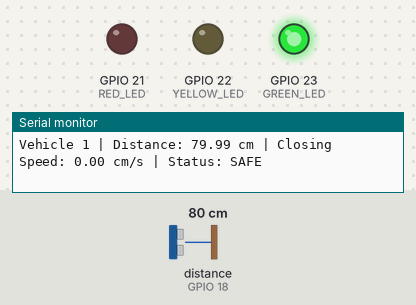
Recording of a sketch running on a simulated ESP32. Parts: output pins drawn as LEDs (lit = HIGH), the last lines printed to the serial monitor. Wiring (inferred from the names in the program): ultrasonic range finder: trigger GPIO 5; echo GPIO 18. The inputs (shaded band) are chosen by the test bench; at power-on: distance to the obstacle (sensor on GPIO 18) 80 cm. The echo pulse lasts 58.3 µs per cm; pins used as bus, display or sensor lines are not drawn.

Above: at 2.2 s.
2.3 s: distance to the obstacle (sensor on GPIO 18) set to 66 cm
At 2.55 s:
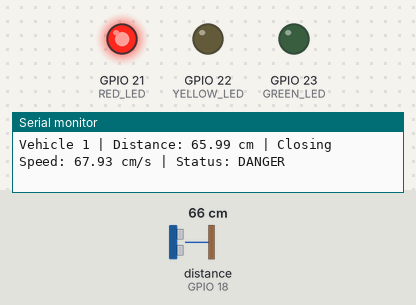
4.1 s: distance to the obstacle (sensor on GPIO 18) set to 56 cm
At 5.6 s:
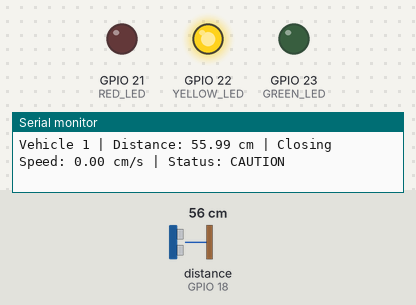
7.8 s: distance to the obstacle (sensor on GPIO 18) set to 34 cm
At 8.09 s:
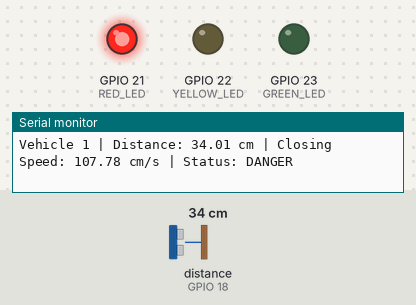
9.6 s: distance to the obstacle (sensor on GPIO 18) set to 29 cm
At 10.5 s:
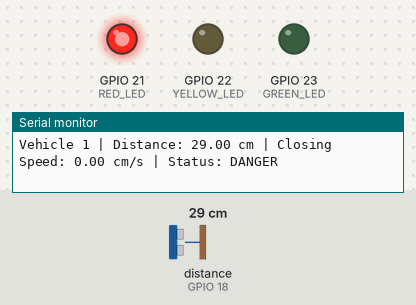
11.1 s: distance to the obstacle (sensor on GPIO 18) set to 35 cm
At 11.6 s:
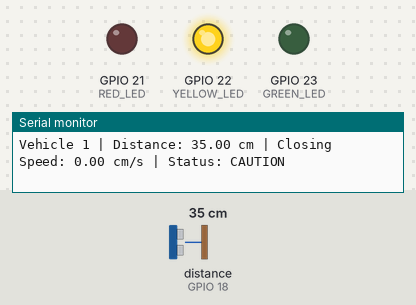
Timing chart, 0 to 13.7 s (numbered marks = the images above; inputs shaded):
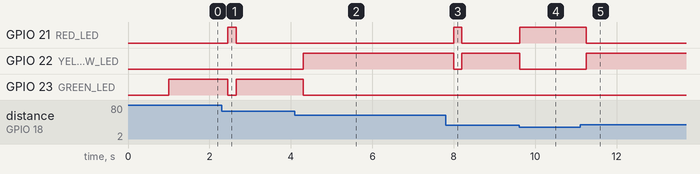

The sketch:

vehicle_id_1.ino
```cpp
#include <WiFi.h>
#include <esp_now.h>
#include <esp_wifi.h>

#define VEHICLE_ID 1

// HC-SR04
#define TRIG_PIN 5
#define ECHO_PIN 18

// LEDs
#define GREEN_LED 23
#define YELLOW_LED 22
#define RED_LED 21

// Data structure
struct VehicleData {
  int vehicleID;
  float distance;
};

VehicleData receivedData;

float previousDistance = 0;
unsigned long previousTime = 0;


// ---------------- LED CONTROL ----------------

void setLEDs(bool green, bool yellow, bool red) {
  digitalWrite(GREEN_LED, green);
  digitalWrite(YELLOW_LED, yellow);
  digitalWrite(RED_LED, red);
}


// ---------------- DISTANCE MEASUREMENT ----------------

float getDistance() {

  digitalWrite(TRIG_PIN, LOW);
  delayMicroseconds(2);

  digitalWrite(TRIG_PIN, HIGH);
  delayMicroseconds(10);

  digitalWrite(TRIG_PIN, LOW);

  long duration = pulseIn(ECHO_PIN, HIGH, 30000);

  if (duration == 0) {
    return 999;
  }

  float distance = duration * 0.0343 / 2.0;

  return distance;
}


// ---------------- ESP-NOW RECEIVE ----------------

void OnDataRecv(const esp_now_recv_info_t *info,
                const uint8_t *incomingData,
                int len) {

  if (len == sizeof(VehicleData)) {

    memcpy(&receivedData,
           incomingData,
           sizeof(receivedData));

    Serial.print("Vehicle ");
    Serial.print(receivedData.vehicleID);

    Serial.print(" Distance: ");

    Serial.print(receivedData.distance);

    Serial.println(" cm");
  }
}


// ---------------- SETUP ----------------

void setup() {

  Serial.begin(115200);

  delay(1000);

  // Sensor pins
  pinMode(TRIG_PIN, OUTPUT);
  pinMode(ECHO_PIN, INPUT);

  // LED pins
  pinMode(GREEN_LED, OUTPUT);
  pinMode(YELLOW_LED, OUTPUT);
  pinMode(RED_LED, OUTPUT);

  // Initially OFF
  setLEDs(false, false, false);


  // ---------------- WiFi ----------------

  WiFi.mode(WIFI_STA);

  esp_wifi_set_channel(1, WIFI_SECOND_CHAN_NONE);


  // ---------------- ESP-NOW ----------------

  if (esp_now_init() != ESP_OK) {

    Serial.println("ESP-NOW initialization failed!");

    return;
  }


  esp_now_register_recv_cb(OnDataRecv);


  // Broadcast address

  esp_now_peer_info_t peerInfo = {};

  uint8_t broadcastAddress[] = {
    0xFF,
    0xFF,
    0xFF,
    0xFF,
    0xFF,
    0xFF
  };


  memcpy(peerInfo.peer_addr,
         broadcastAddress,
         6);

  peerInfo.channel = 1;

  peerInfo.encrypt = false;


  if (!esp_now_is_peer_exist(broadcastAddress)) {

    esp_now_add_peer(&peerInfo);
  }


  Serial.println("Vehicle 1 Ready");
}


// ---------------- MAIN LOOP ----------------

void loop() {

  // Measure distance

  float distance = getDistance();


  // Calculate time

  unsigned long currentTime = millis();


  // Calculate closing speed

  float closingSpeed = 0;


  if (previousTime > 0) {

    float timeSeconds =
      (currentTime - previousTime) / 1000.0;


    if (timeSeconds > 0) {

      closingSpeed =
        (previousDistance - distance)
        / timeSeconds;
    }
  }


  previousDistance = distance;

  previousTime = currentTime;


  // ---------------- STATUS ----------------

  String status;


  // DANGER

  if (distance <= 30 || closingSpeed >= 50) {

    status = "DANGER";

    setLEDs(false, false, true);
  }


  // CAUTION

  else if (distance <= 60 || closingSpeed >= 20) {

    status = "CAUTION";

    setLEDs(false, true, false);
  }


  // SAFE

  else {

    status = "SAFE";

    setLEDs(true, false, false);
  }


  // ---------------- SEND DATA ----------------

  VehicleData data;

  data.vehicleID = VEHICLE_ID;

  data.distance = distance;


  uint8_t broadcastAddress[] = {
    0xFF,
    0xFF,
    0xFF,
    0xFF,
    0xFF,
    0xFF
  };


  esp_now_send(
    broadcastAddress,
    (uint8_t *)&data,
    sizeof(data)
  );


  // ---------------- SERIAL MONITOR ----------------

  Serial.print("Vehicle 1 | Distance: ");

  Serial.print(distance);

  Serial.print(" cm | Closing Speed: ");

  Serial.print(closingSpeed);

  Serial.print(" cm/s | Status: ");

  Serial.println(status);


  delay(200);
}
```

Measured:
- the behaviour switches between 61 and 60 cm on distance to the obstacle (sensor on GPIO 18) (found by bisection; images 1 and 2)
- after the input at 2.3 s, GPIO 21 (RED_LED): LOW → HIGH after 0.15 s, → LOW 0.21 s later; GPIO 23 (GREEN_LED): HIGH → LOW after 0.15 s, → HIGH 0.21 s later
- after the input at 4.1 s, GPIO 22 (YELLOW_LED): LOW → HIGH after 0.20 s; GPIO 23 (GREEN_LED): HIGH → LOW after 0.20 s
- after the input at 7.8 s, GPIO 21 (RED_LED): LOW → HIGH after 0.19 s, → LOW 0.20 s later; GPIO 22 (YELLOW_LED): HIGH → LOW after 0.19 s, → HIGH 0.20 s later
- after the input at 9.6 s, GPIO 21 (RED_LED): LOW → HIGH at once; GPIO 22 (YELLOW_LED): HIGH → LOW at once
- after the input at 11.1 s, GPIO 21 (RED_LED): HIGH → LOW after 0.15 s; GPIO 22 (YELLOW_LED): LOW → HIGH after 0.15 s
